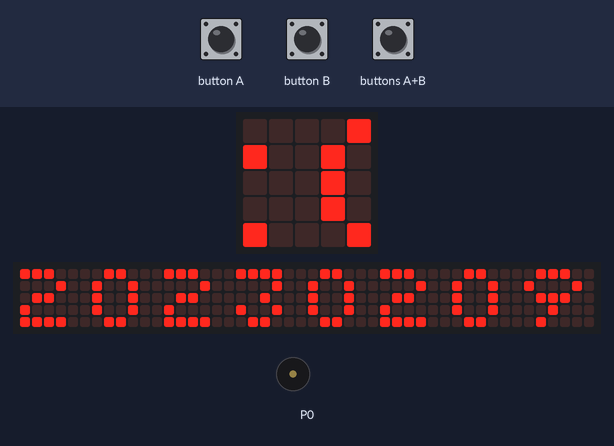
The program below on a simulated BBC micro:bit (MakeCode). Shown: the board's 5×5 LED display, a strip that is not on the board, showing the scrolling text unrolled, buzzer (waves = sounding). The test bench sets the inputs (shaded band). The 48×5 strip is a reading aid, not a part: it shows the text the display is scrolling, unrolled, one strip-width of it at a time.

Above: at 1.27 s.
1.3 s: button B pressed for 0.15 s
At 8.17 s:
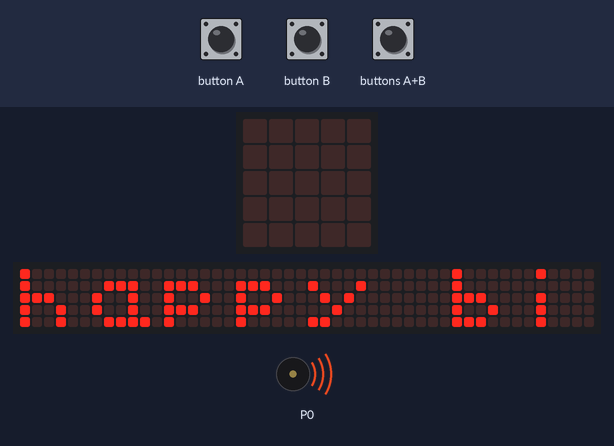
At 8.94 s:
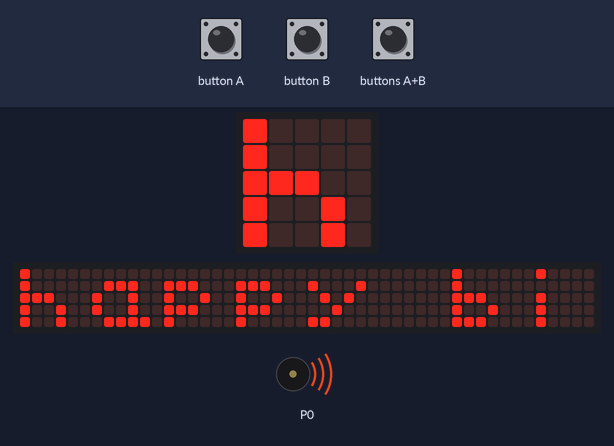
Timing chart, 0 to 9.7 s (numbered marks = the images above; inputs shaded):
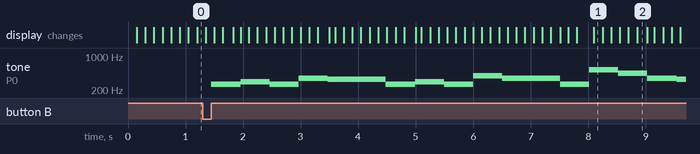

Measured:
- after the input at 1.3 s, tone on P0: plays 262 Hz for 0.51 s, 294 Hz for 0.51 s, 262 Hz for 0.51 s, 349 Hz for 0.51 s, 330 Hz for 1.0 s, 262 Hz for 0.51 s … (15 notes in this stretch), starting after 0.15 s

The program:

main.ts
```typescript
input.onButtonPressed(Button.A, function () {

})
input.onButtonPressed(Button.AB, function () {

})
input.onButtonPressed(Button.B, function () {
    music.startMelody(music.builtInMelody(Melodies.Birthday), MelodyOptions.Once)
})
basic.forever(function () {
    basic.showNumber(20230209)
    basic.showString("happy birthday to you !")
    basic.showString("FINFIN")
    basic.clearScreen()
    basic.showLeds(`
        . . . . .
        . . . . .
        . . . . .
        . . . . .
        . # . # .
        `)
    basic.showLeds(`
        . . . . .
        . . . . .
        . . . . .
        . # . # .
        . . . . .
        `)
    basic.showLeds(`
        . . . . .
        . . . . .
        . # . # .
        . . . . .
        # . . . #
        `)
    basic.showLeds(`
        . . . . .
        . # . # .
        . . . . .
        # . . . #
        . # . # .
        `)
    basic.showLeds(`
        . # . # .
        . . . . .
        # . . . #
        . # . # .
        . . # . .
        `)
})
```

test.ts
```typescript
// 在這裡測試；當此封包作為擴充功能時，將不會編譯此內容。
```
